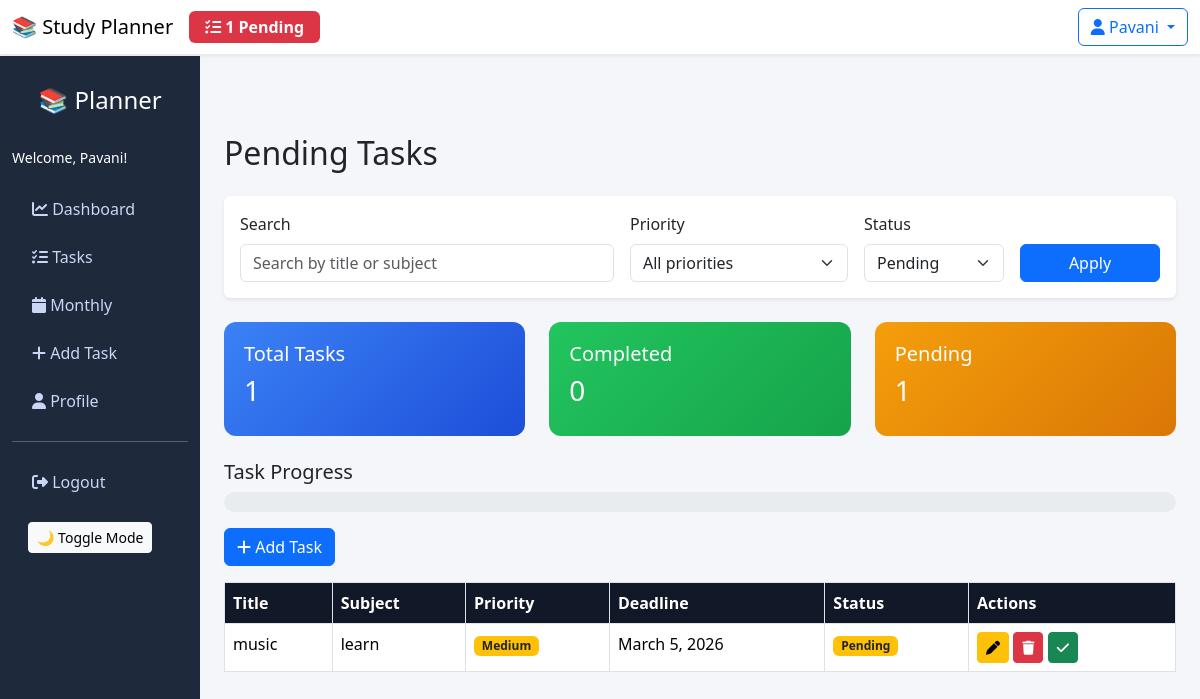
The page /tasks/?status=pending (signed in) on the database its author committed.
### planner/models.py (models this page shows, shortened)
class Task(models.Model):
    PRIORITY_HIGH = 'High'
    PRIORITY_MEDIUM = 'Medium'
    PRIORITY_LOW = 'Low'
    PRIORITY_CHOICES = [
        (PRIORITY_HIGH, 'High'),
        (PRIORITY_MEDIUM, 'Medium'),
        (PRIORITY_LOW, 'Low'),
    ]
    user = models.ForeignKey(User, on_delete=models.CASCADE, null=True, blank=True)
    title = models.CharField(max_length=200)
    subject = models.CharField(max_length=100)
    deadline = models.DateField()
    priority = models.CharField(max_length=6, choices=PRIORITY_CHOICES, default=PRIORITY_MEDIUM)
    completed = models.BooleanField(default=False)

### planner/views.py (the view)
# urls.py: path('tasks/', views.task_list, name='tasks'),
@login_required
def task_list(request):
    tasks = Task.objects.filter(user=request.user)
    status_filter = request.GET.get('status')
    if status_filter == 'completed':
        tasks = tasks.filter(completed=True)
        page_title = 'Completed Tasks'
    elif status_filter == 'pending':
        tasks = tasks.filter(completed=False)
        page_title = 'Pending Tasks'
    else:
        page_title = 'All Tasks'
    priority_filter = request.GET.get('priority')
    if priority_filter in [Task.PRIORITY_HIGH, Task.PRIORITY_MEDIUM, Task.PRIORITY_LOW]:
        tasks = tasks.filter(priority=priority_filter)
    search_query = request.GET.get('q', '').strip()
    if search_query:
        tasks = tasks.filter(
            Q(title__icontains=search_query) | Q(subject__icontains=search_query)
        )
    tasks = tasks.annotate(
        priority_order=Case(
            When(priority='High', then=Value(1)),
            When(priority='Medium', then=Value(2)),
            When(priority='Low', then=Value(3)),
            default=Value(4),
            output_field=IntegerField(),
        )
    ).order_by('completed', 'priority_order', 'deadline')
    total_tasks = tasks.count()
    completed_tasks = tasks.filter(completed=True).count()
    pending_tasks = total_tasks - completed_tasks
    progress = 0
    if total_tasks > 0:
        progress = int((completed_tasks / total_tasks) * 100)
    context = {
        'tasks': tasks,
        'total_tasks': total_tasks,
        'completed_tasks': completed_tasks,
        'pending_tasks': pending_tasks,
        'progress': progress,
        'progress_style': f'width: {progress}%;',
        'page_title': page_title,
        'status_filter': status_filter,
        'priority_filter': priority_filter,
        'search_query': search_query,
    }
    return render(request, 'tasks.html', context)

### planner/templates/tasks.html (shortened to what this page needs)
<!DOCTYPE html>
<html>
<head>
<link href="https://cdn.jsdelivr.net/npm/bootstrap@5.3.2/dist/css/bootstrap.min.css" rel="stylesheet">
<link rel="stylesheet" href="https://cdnjs.cloudflare.com/ajax/libs/font-awesome/6.5.0/css/all.min.css">
</head>
<body>
<nav class="navbar navbar-expand-lg navbar-light bg-white shadow-sm">
  <div class="container-fluid">
    <div class="d-flex align-items-center">
      <span class="navbar-brand mb-0 h1 me-3">📚 Study Planner</span>
      {% if pending_tasks > 0 %}
      <span class="badge bg-danger fs-6 px-3 py-2" title="Pending Tasks">
        <i class="fa-solid fa-tasks me-1"></i>{{ pending_tasks }} Pending
      </span>
      {% else %}
      <span class="badge bg-success fs-6 px-3 py-2" title="All Tasks Completed">
        <i class="fa-solid fa-check-circle me-1"></i>All Done!
      </span>
      {% endif %}
    </div>
    <div class="d-flex">
      <div class="dropdown">
        <button class="btn btn-outline-primary dropdown-toggle" type="button" id="userDropdown" data-bs-toggle="dropdown" aria-expanded="false">
          <i class="fa-solid fa-user"></i> {{ user.username }}
        </button>
      </div>
    </div>
  </div>
</nav>
<div class="container-fluid">
<div class="row">
<div class="col-md-2 sidebar">
<h4>📚 Planner</h4>
<div class="mb-3">
    <small>Welcome, {{ user.username }}!</small>
</div>
<a href="{% url 'dashboard' %}" class="nav-link"><i class="fa-solid fa-chart-line"></i> Dashboard</a>
<a href="{% url 'tasks' %}" class="nav-link"><i class="fa-solid fa-list-check"></i> Tasks</a>
<a href="{% url 'monthly_planner' %}" class="nav-link"><i class="fa-solid fa-calendar"></i> Monthly</a>
<a href="/add/" class="nav-link"><i class="fa-solid fa-plus"></i> Add Task</a>
<a href="{% url 'profile' %}" class="nav-link"><i class="fa-solid fa-user"></i> Profile</a>
<hr>
<a href="{% url 'logout' %}" class="nav-link"><i class="fa-solid fa-sign-out-alt"></i> Logout</a>
<button onclick="toggleMode()" class="btn btn-sm btn-light mt-3 ms-3">
🌙 Toggle Mode
</button>
</div>
<div class="col-md-10 p-4" style="margin-left: 16.666667%; margin-top: 56px;">
<h2 class="mb-4">{{ page_title }}</h2>
<div class="mb-4">
  <div class="card shadow-sm border-0">
    <div class="card-body p-3">
      <form method="get" class="row g-3 align-items-end">
        <div class="col-md-5">
          <label class="form-label">Search</label>
          <input type="search" name="q" class="form-control" placeholder="Search by title or subject" value="{{ search_query }}">
        </div>
        <div class="col-md-3">
          <label class="form-label">Priority</label>
          <select name="priority" class="form-select">
            <option value="" {% if not priority_filter %}selected{% endif %}>All priorities</option>
          </select>
        </div>
        <div class="col-md-2">
          <label class="form-label">Status</label>
          <select name="status" class="form-select">
            <option value="pending" {% if status_filter == 'pending' %}selected{% endif %}>Pending</option>
          </select>
        </div>
        <div class="col-md-2 d-grid">
          <button type="submit" class="btn btn-primary">Apply</button>
        </div>
      </form>
    </div>
  </div>
</div>
<div class="row mb-4">
<div class="col-md-4">
<div class="dashboard-card card-blue">
<h5>Total Tasks</h5>
<h3>{{total_tasks}}</h3>
</div>
</div>
<div class="col-md-4">
<div class="dashboard-card card-green">
<h5>Completed</h5>
<h3>{{completed_tasks}}</h3>
</div>
</div>
<div class="col-md-4">
<div class="dashboard-card card-orange">
<h5>Pending</h5>
<h3>{{pending_tasks}}</h3>
</div>
</div>
</div>
<h5>Task Progress</h5>
<div class="progress mb-3">
</div>
<a href="/add/" class="btn btn-primary mb-3">
<i class="fa-solid fa-plus"></i> Add Task
</a>
<table class="table table-bordered table-hover">
<thead>
<tr>
<th>Title</th>
<th>Subject</th>
<th>Priority</th>
<th>Deadline</th>
<th>Status</th>
<th>Actions</th>
</tr>
</thead>
<tbody>
{% for task in tasks %}
<tr>
<td>{{task.title}}</td>
<td>{{task.subject}}</td>
<td>
    {% if task.priority == 'High' %}
      <span class="badge bg-danger">High</span>
    {% elif task.priority == 'Medium' %}
      <span class="badge bg-warning text-dark">Medium</span>
    {% else %}
      <span class="badge bg-secondary">Low</span>
    {% endif %}
</td>
<td>{{task.deadline}}</td>
<td>
{% if task.completed %}
<span class="badge bg-success">Completed</span>
{% else %}
<span class="badge bg-warning text-dark">Pending</span>
{% endif %}
</td>
<td>
{% if not task.completed %}
<a href="/edit/{{task.id}}" class="btn btn-warning btn-sm">
<i class="fa-solid fa-pen"></i>
</a>
<a href="/delete/{{task.id}}" class="btn btn-danger btn-sm">
<i class="fa-solid fa-trash"></i>
</a>
<a href="/complete/{{task.id}}" class="btn btn-success btn-sm">
<i class="fa-solid fa-check"></i>
</a>
{% else %}
<span class="text-success fw-bold">Done</span>
{% endif %}
</td>
</tr>
{% endfor %}
</tbody>
</table>
</div>
</div>
</div>
</body>
</html>

### planner/templates/tasks.html (style rules this page uses)
body { background:#f4f6f9; font-family:'Segoe UI', sans-serif; }
.sidebar { height:100vh; background:#1e293b; color:white; padding-top:30px; position: fixed; top: 56px; left: 0; width: 16.666667%; overflow-y: auto; }
.sidebar h4 { text-align:center; margin-bottom:30px; }
.sidebar a { display:block; color:#cbd5f5; padding:12px 20px; text-decoration:none; }
.dashboard-card { border-radius:12px; padding:20px; color:white; transition: all 0.3s ease; cursor: pointer; position: relative; overflow: hidden; }
.dashboard-card::before { content: ''; position: absolute; top: 0; left: -100%; width: 100%; height: 100%; background: linear-gradient(90deg, transparent, rgba(255,255,255,0.2), transparent); transition: left 0.5s; }
.card-blue { background: linear-gradient(135deg, #3b82f6, #1d4ed8); }
.card-green { background: linear-gradient(135deg, #22c55e, #16a34a); }
.card-orange { background: linear-gradient(135deg, #f59e0b, #d97706); }
.table th { background:#111827; color:white; }
.progress { height:20px; border-radius:15px; }

### rows shown on the page
Task: title "music", subject "learn", priority "Medium", deadline "March 5, 2026", completed "Pending"

### other values the page prints
{{ pending_tasks }} "1"
{{ user.username }} "Pavani"
{{ page_title }} "Pending Tasks"
{{ total_tasks }} "1"
{{ completed_tasks }} "0"
